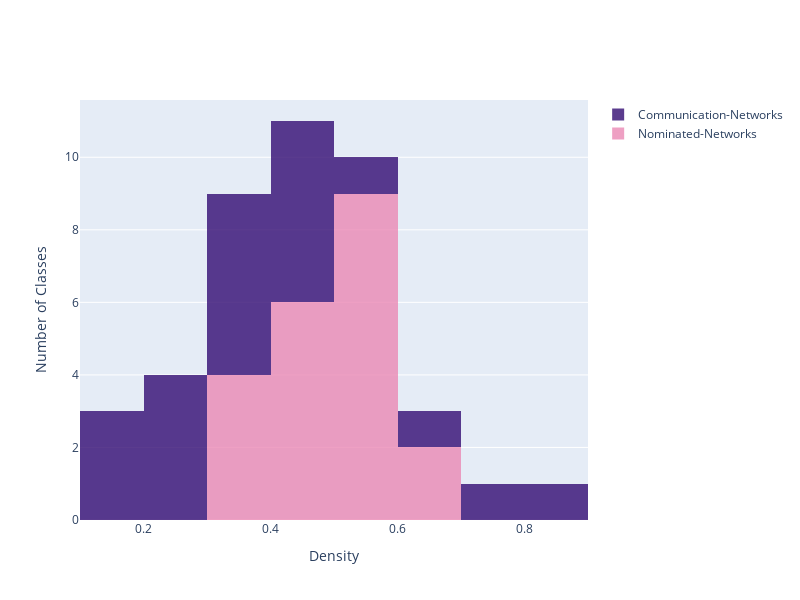

Here is the notebook cell this chart was saved with:
### Markdown cell above
#### Graphical results

### Code cell
import plotly.graph_objects as go

import numpy as np

x0 = pop_details_nomm['Density']
# Add 1 to shift the mean of the Gaussian distribution
x1 = pop_details_comm['Density']

fig = go.Figure()
fig.add_trace(go.Histogram(x=x0,
    name='Nominated-Networks', # name used in legend and hover labels
    xbins=dict( # bins used for histogram
        size=0.1
    ),
    marker_color='#EB89B5',
    opacity=0.75))
fig.add_trace(go.Histogram(x=x1,
    name='Communication-Networks',
    xbins=dict(
        size=0.1
    ),
    marker_color='#330C73',
    opacity=0.75))

# Overlay both histograms
fig.update_layout(xaxis_title="Density", yaxis_title="Number of Classes",width=800, height=600,barmode='stack')
# Reduce opacity to see both histograms
fig.update_traces(opacity=0.8)
fig.show()

### Figure 1 — Plotly figure (JSON) as saved in the notebook; plotly's stock layout.template omitted (floating-point values rounded to 4 significant figures)
{"data": [{"marker": {"color": "#EB89B5"}, "name": "Nominated-Networks", "opacity": 0.8, "type": "histogram", "x": [0.37, 0.54, 0.5, 0.67, 0.55, 0.33, 0.42, 0.5, 0.4, 0.43, 0.55, 0.62, 0.38, 0.56, 0.48, 0.49, 0.59, 0.5, 0.39, 0.52, 0.49], "xbins": {"size": 0.1}}, {"marker": {"color": "#330C73"}, "name": "Communication-Networks", "opacity": 0.8, "type": "histogram", "x": [0.15, 0.21, 0.27, 0.28, 0.3, 0.15, 0.14, 0.33, 0.3, 0.43, 0.51, 0.46, 0.48, 0.47, 0.29, 0.81, 0.71, 0.35, 0.61, 0.46, 0.37], "xbins": {"size": 0.1}}], "layout": {"barmode": "stack", "height": 600, "width": 800, "xaxis": {"autorange": true, "range": [0.1, 0.9], "title": {"text": "Density"}, "type": "linear"}, "yaxis": {"autorange": true, "range": [0, 11.58], "title": {"text": "Number of Classes"}}}}
